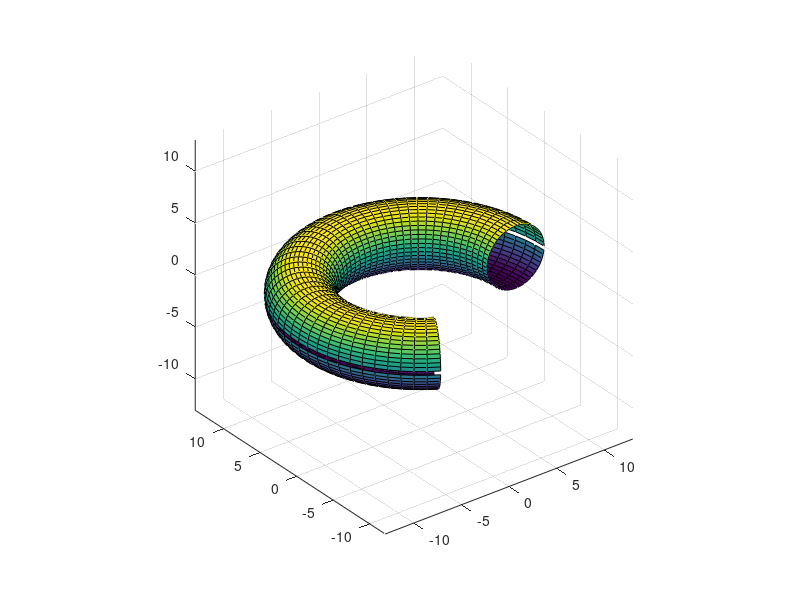
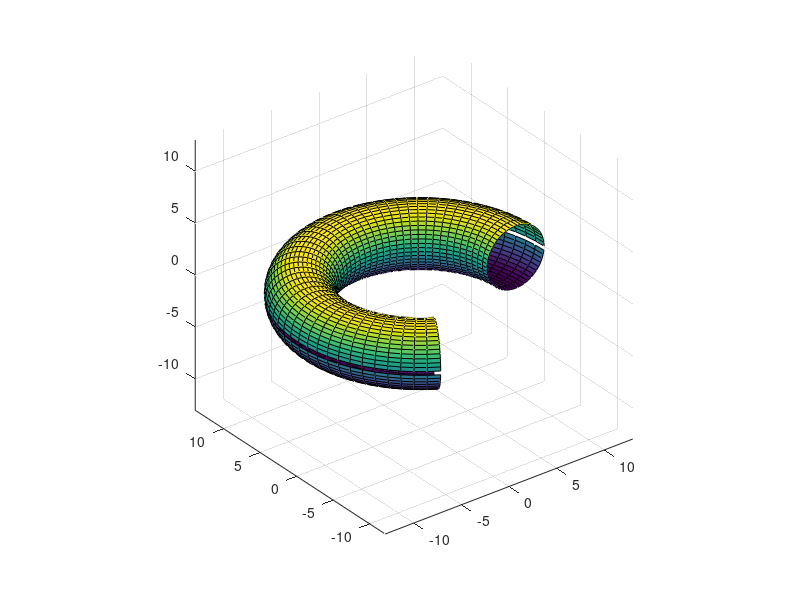

MATLAB code for these plots, in order:
function demoRevolutionSurface(varargin)
%DEMOREVOLUTIONSURFACE  One-line description here, please.
%   output = demoRevolutionSurface(input)
%
%   Example
%   demoRevolutionSurface
%
%   See also
%
%
% ------
% Author: David Legland
% e-mail: david.legland@nantes.inra.fr
% Created: 2007-04-20
% Copyright 2007 INRA - BIA PV Nantes - MIAJ Jouy-en-Josas.


%% Draw a torus with horizontal axis as revolution axis

circle  = circleToPolygon([10 0 3], 50);
[x y t] = revolutionSurface(circle, linspace(0, 4*pi/3, 50));

figure;
surf(x, y, t);
axis equal;
 


%% Draw a torus with vertical axis as revolution axis

circle  = circleToPolygon([10 0 3], 50);
revol   = [0 0 0 1];
[x y t] = revolutionSurface(circle, revol, linspace(0, 4*pi/3, 50));

figure;
surf(x, y, t);
axis equal;
 
